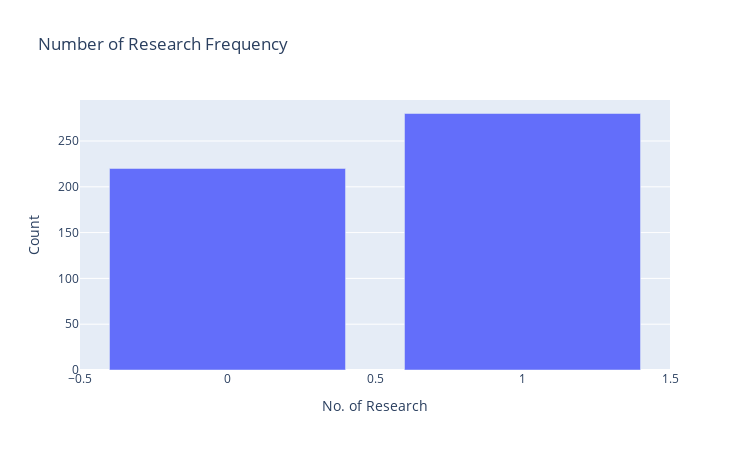

Write notebook code for a chart like this one.
### Code cell
# Frequent values from Research
research_values = admission_data['Research'].value_counts()
plt.figure(figsize=(4, 6))

fig = px.bar(research_values,
             x=research_values.keys(),
             y=research_values.values,
             labels={'index': 'No. of Research',
                     'y': 'Count'},
             title='Number of Research Frequency',
             height=450,
             width=750
             );
fig.show();

### Figure 1 — Plotly figure (JSON) as saved in the notebook; plotly's stock layout.template omitted (floating-point values rounded to 4 significant figures)
{"data": [{"alignmentgroup": "True", "hovertemplate": "No. of Research=%{x}<br>Count=%{y}<extra></extra>", "legendgroup": "", "marker": {"color": "#636efa", "pattern": {"shape": ""}}, "name": "", "offsetgroup": "", "orientation": "v", "showlegend": false, "textposition": "auto", "type": "bar", "x": [1, 0], "xaxis": "x", "y": [280, 220], "yaxis": "y"}], "layout": {"barmode": "relative", "height": 450, "legend": {"tracegroupgap": 0}, "title": {"text": "Number of Research Frequency"}, "width": 750, "xaxis": {"anchor": "y", "domain": [0, 1], "title": {"text": "No. of Research"}}, "yaxis": {"anchor": "x", "domain": [0, 1], "title": {"text": "Count"}}}}
